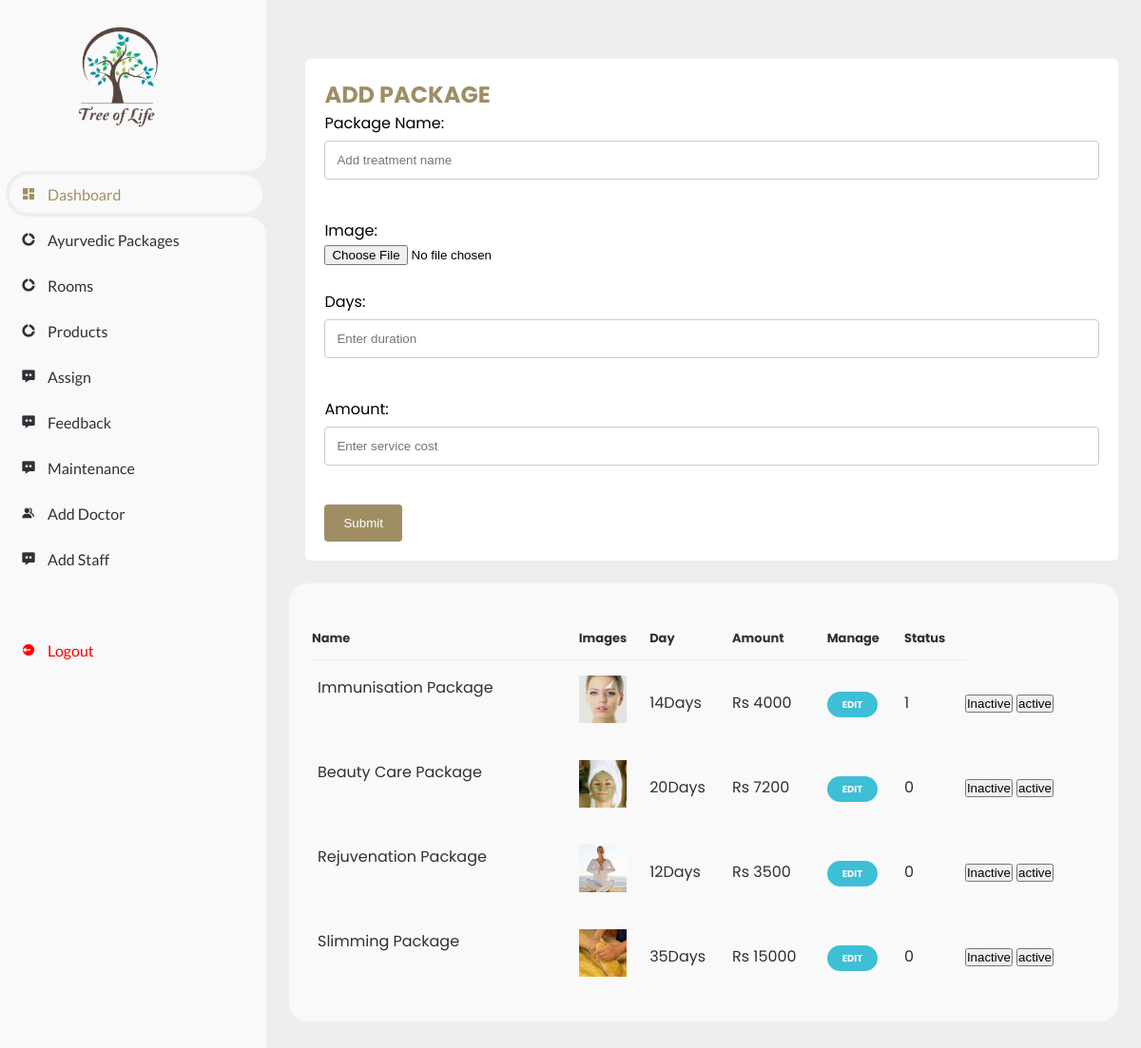
/treatment.php, run on the app's committed database.
### tables this page shows
CREATE TABLE `tbl_treatment` (
  `treatment_id` int(11) NOT NULL,
  `treatment_name` varchar(30) NOT NULL,
  `treatment_image` varchar(255) NOT NULL,
  `treatment_day` varchar(30) NOT NULL,
  `treatment_amount` varchar(30) NOT NULL,
  `treatment_status` int(20) NOT NULL
);

### treatment.php (the view, shortened to what this page needs)
<!DOCTYPE html>
<html lang="en">
	<head>
		<link href='https://unpkg.com/boxicons@2.0.9/css/boxicons.min.css' rel='stylesheet'>
		<link rel="stylesheet" href="css/dashboard.css">
	</head>
	<body>
		<section id="sidebar">
			<a href="#" class="brand">
				<br><br>
			<img src="images/logo.png"  height="200" width="250"  align="left">
			</a>
			<ul class="side-menu top">
				<li class="active">
					<a href="admin.php">
						<i class='bx bxs-dashboard' ></i>
						<span class="text">Dashboard</span>
					</a>
				</li>
				<li>
					<a href="treatment.php">
						<i class='bx bxs-doughnut-chart' ></i>
						<span class="text">Ayurvedic Packages</span>
					</a>
				</li>
				<li>
					<a href="rooms.php">
						<i class='bx bxs-doughnut-chart' ></i>
						<span class="text">Rooms</span>
					</a>
				</li>
				<li>
					<a href="store.php">
						<i class='bx bxs-doughnut-chart' ></i>
						<span class="text">Products</span>
					</a>
				</li>
                <li>
					<a href="assign.php">
						<i class='bx bxs-message-dots' ></i>
						<span class="text">Assign</span>
					</a>
				</li>
                <li>
					<a href="viewfeedback.php">
						<i class='bx bxs-message-dots' ></i>
						<span class="text">Feedback</span>
					</a>
				</li>
                <li>
					<a href="viewmaintenance.php">
						<i class='bx bxs-message-dots' ></i>
						<span class="text">Maintenance</span>
					</a>
				</li>
				<li>
					<a href="adddoctor.php">
						<i class='bx bxs-group' ></i>
						<span class="text">Add Doctor</span>
					</a>
				</li>
                <li>
					<a href="addstaff.php">
						<i class='bx bxs-message-dots' ></i>
						<span class="text">Add Staff</span>
					</a>
				</li>
			</ul>
			<ul class="side-menu">
				<li>
					<a href="login.php" class="logout">
						<i class='bx bxs-log-out-circle' ></i>
						<span class="text">Logout</span>
					</a>
				</li>
			</ul>
		</section>
		<section id="content">
			<main>
				<table>
            	    <div class="container">
					  <h2 style="color: #9f8e64;">ADD PACKAGE</h2>
  						<form method="POST" action="#" onsubmit="return validate();" enctype="multipart/form-data">
  							<label>Package Name:</label>
	    					<input type="text" id="name" name="name" placeholder="Add treatment name">
							<span style="color: red; margin-left:50px; font-size:12px"></span><br>
							<label>Image:</label><br>
							<input type="file" id="image" name="image"size="200KB" accept="image/gif,image/jpg,image/JPG, image/jpeg, image/x-ms-bmp, image/x-png">
							<br><br>
   							<label>Days:</label>
							<input type="text" id="day" name="day" placeholder="Enter duration">
							<span style="color: red; margin-left:55px; font-size:12px"></span><br>
							<label>Amount:</label>
							<input type="text" id="amount" name="amount" placeholder="Enter service cost">
    						<span style="color: red; margin-left:55px; font-size:12px"></span><br>
							<input type="submit" id="mysubmit" name="submit" value="Submit">
  						</form>
					</div>
				</table>
				<div class="table-data">
					<div class="order">
						<table>
							<thead>
								<tr>
									<th>Name</th>
									<th>Images</th>
									<th>Day</th>
									<th>Amount</th>
									<th>Manage</th>
									<th>Status</th>
								</tr>
							</thead>
							<tbody>
								<?php
		  							include('dbconnect.php');
		  					 		$query="SELECT * FROM tbl_treatment";
									$data = mysqli_query($con,$query);
									while($res=mysqli_fetch_assoc($data))
									{
								?>
								<tr>
									<td><p><?php echo $res['treatment_name'];?></p></td>
									<td><img src="images/<?php echo $res['treatment_image'];?>" width="50px" height="50px"></td>
									<td><p><?php echo $res['treatment_day'];?></p></td>
									<td><p><?php echo $res['treatment_amount'];?></p></td>
									<td><a href="edittreatment.php?edit_id=<?php echo $res['treatment_id']; ?>"><span style="background-color:rgb(62, 191, 214);" class="status completed">EDIT</span></a>
									<td><?php echo $res['treatment_status'];?></td>
									<td><a href="inactivetrt.php?aaaa=<?php echo $res['treatment_id'];?>"><input type="button" value="Inactive">
  									<a href="activetrt.php?bbbb=<?php echo $res['treatment_id'];?>"><input type="button" value="active"></td>
								</tr>
								<?php
								}
								?>
							</tbody>
						</table>
					</div>
				</div>
			</main>
		</section>
	</body>
</html>

### css/dashboard.css (style rules this page uses)
* { margin: 0; padding: 0; box-sizing: border-box; }
a { text-decoration: none; }
li { list-style: none; }
:root { --poppins: 'Poppins', sans-serif; --lato: 'Lato', sans-serif; --light: #F9F9F9; --blue: hsl(43, 24%, 51%); --grey: #eee; --dark-grey: #AAAAAA; --dark: #342E37; --red: #ff0000; --yellow: #9f8e64; --orange: #9f8e64; }
html { overflow-x: hidden; }
body { background: var(--grey); overflow-x: hidden; }
.container { border-radius: 5px; background-color: white; padding: 20px; margin-left:2%; margin-top:3%; }
input[type=text], input[type=email], input[type=password], select, textarea { width: 100%; padding: 12px; border: 1px solid #ccc; border-radius: 4px; box-sizing: border-box; margin-top: 6px; margin-bottom: 16px; resize: vertical; }
input[type=submit] { background-color: #9f8e64; color: white; padding: 12px 20px; border: none; border-radius: 4px; cursor: pointer; }
#sidebar { position: fixed; top: 0; left: 0; width: 280px; height: 100%; background: var(--light); z-index: 2000; font-family: var(--lato); transition: .3s ease; overflow-x: hidden; scrollbar-width: none; }
#sidebar .brand { font-size: 24px; font-weight: 700; height: 56px; display: flex; align-items: center; color: var(--blue); margin-top: 20%; top: 0; left: 0; background: var(--light); z-index: 500; padding-bottom: 20px; box-sizing: content-box; }
#sidebar .side-menu { width: 100%; margin-top: 48px; }
#sidebar .side-menu li { height: 48px; background: transparent; margin-left: 6px; border-radius: 48px 0 0 48px; padding: 4px; }
#sidebar .side-menu li.active { background: var(--grey); position: relative; }
#sidebar .side-menu li.active::before { content: ''; position: absolute; width: 40px; height: 40px; border-radius: 50%; top: -40px; right: 0; box-shadow: 20px 20px 0 var(--grey); z-index: -1; }
#sidebar .side-menu li.active::after { content: ''; position: absolute; width: 40px; height: 40px; border-radius: 50%; bottom: -40px; right: 0; box-shadow: 20px -20px 0 var(--grey); z-index: -1; }
#sidebar .side-menu li a { width: 100%; height: 100%; background: var(--light); display: flex; align-items: center; border-radius: 48px; font-size: 16px; color: var(--dark); white-space: nowrap; overflow-x: hidden; }
#sidebar .side-menu.top li.active a { color: var(--blue); }
#sidebar .side-menu li a.logout { color: var(--red); }
#sidebar .side-menu li a .bx { min-width: calc(60px - ((4px + 6px) * 2)); display: flex; justify-content: center; }
#content { position: relative; width: calc(100% - 280px); left: 280px; transition: .3s ease; }
#content main { width: 100%; padding: 36px 24px; font-family: var(--poppins); max-height: calc(100vh - 56px); overflow-y: auto; }
#content main .table-data { display: flex; flex-wrap: wrap; grid-gap: 24px; margin-top: 24px; width: 100%; color: var(--dark); }
#content main .table-data > div { border-radius: 20px; background: var(--light); padding: 24px; overflow-x: auto; }
#content main .table-data .order { flex-grow: 1; flex-basis: 500px; }
#content main .table-data .order table { width: 100%; border-collapse: collapse; }
#content main .table-data .order table th { padding-bottom: 12px; font-size: 13px; text-align: left; border-bottom: 1px solid var(--grey); }
#content main .table-data .order table td { padding: 16px 0; }
#content main .table-data .order table tr td:first-child { display: flex; align-items: center; grid-gap: 12px; padding-left: 6px; }
#content main .table-data .order table td img { width: 50px; height: 50px; object-fit: cover; }
#content main .table-data .order table tr td .status { font-size: 10px; padding: 6px 16px; color: var(--light); border-radius: 20px; font-weight: 700; }
#content main .table-data .order table tr td .status.completed { background: var(--blue); }

### data on the page
tbl_treatment: treatment_name "Immunisation Package", treatment_image (picture), treatment_day "14Days", treatment_amount "Rs 4000", treatment_status "1"
tbl_treatment: treatment_name "Beauty Care Package", treatment_image (picture), treatment_day "20Days", treatment_amount "Rs 7200", treatment_status "0"
tbl_treatment: treatment_name "Rejuvenation Package", treatment_image (picture), treatment_day "12Days", treatment_amount "Rs 3500", treatment_status "0"
tbl_treatment: treatment_name "Slimming Package", treatment_image (picture), treatment_day "35Days", treatment_amount "Rs 15000", treatment_status "0"
